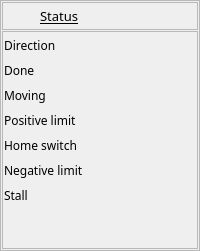
      <widget class="QFrame" name="frame_10">
       <property name="frameShape">
        <enum>QFrame::StyledPanel</enum>
       </property>
       <property name="frameShadow">
        <enum>QFrame::Raised</enum>
       </property>
       <layout class="QVBoxLayout" name="verticalLayout_15">
        <property name="spacing">
         <number>1</number>
        </property>
        <property name="margin">
         <number>1</number>
        </property>
        <item>
         <widget class="QFrame" name="frame_11">
          <property name="sizePolicy">
           <sizepolicy hsizetype="Preferred" vsizetype="Fixed">
            <horstretch>0</horstretch>
            <verstretch>0</verstretch>
           </sizepolicy>
          </property>
          <property name="minimumSize">
           <size>
            <width>0</width>
            <height>24</height>
           </size>
          </property>
          <property name="frameShape">
           <enum>QFrame::StyledPanel</enum>
          </property>
          <property name="frameShadow">
           <enum>QFrame::Raised</enum>
          </property>
          <layout class="QVBoxLayout" name="verticalLayout_18">
           <property name="spacing">
            <number>1</number>
           </property>
           <property name="margin">
            <number>1</number>
           </property>
           <item>
            <layout class="QHBoxLayout" name="horizontalLayout_26">
             <property name="spacing">
              <number>1</number>
             </property>
             <item>
              <widget class="QLabel" name="label_37">
               <property name="sizePolicy">
                <sizepolicy hsizetype="Fixed" vsizetype="Fixed">
                 <horstretch>0</horstretch>
                 <verstretch>0</verstretch>
                </sizepolicy>
               </property>
               <property name="minimumSize">
                <size>
                 <width>80</width>
                 <height>24</height>
                </size>
               </property>
               <property name="font">
                <font>
                 <family>Abyssinica SIL</family>
                 <pointsize>10</pointsize>
                 <underline>true</underline>
                </font>
               </property>
               <property name="text">
                <string>Status</string>
               </property>
              </widget>
             </item>
             <item>
              <spacer name="horizontalSpacer_7">
               <property name="orientation">
                <enum>Qt::Horizontal</enum>
               </property>
               <property name="sizeType">
                <enum>QSizePolicy::Fixed</enum>
               </property>
               <property name="sizeHint" stdset="0">
                <size>
                 <width>40</width>
                 <height>24</height>
                </size>
               </property>
              </spacer>
             </item>
            </layout>
           </item>
          </layout>
         </widget>
        </item>
        <item>
         <widget class="QFrame" name="frame_12">
          <property name="frameShape">
           <enum>QFrame::StyledPanel</enum>
          </property>
          <property name="frameShadow">
           <enum>QFrame::Raised</enum>
          </property>
          <layout class="QVBoxLayout" name="verticalLayout_16">
           <property name="spacing">
            <number>1</number>
           </property>
           <property name="margin">
            <number>1</number>
           </property>
           <item>
            <layout class="QVBoxLayout" name="verticalLayout_19" stretch="3,3,3,3,3,3,0">
             <property name="spacing">
              <number>1</number>
             </property>
             <item>
              <layout class="QHBoxLayout" name="horizontalLayout_12">
               <property name="spacing">
                <number>1</number>
               </property>
               <item>
                <widget class="QLabel" name="label_24">
                 <property name="sizePolicy">
                  <sizepolicy hsizetype="Fixed" vsizetype="Fixed">
                   <horstretch>0</horstretch>
                   <verstretch>0</verstretch>
                  </sizepolicy>
                 </property>
                 <property name="minimumSize">
                  <size>
                   <width>80</width>
                   <height>24</height>
                  </size>
                 </property>
                 <property name="font">
                  <font>
                   <family>Abyssinica SIL</family>
                   <pointsize>9</pointsize>
                  </font>
                 </property>
                 <property name="text">
                  <string>Direction</string>
                 </property>
                </widget>
               </item>
               <item>
                <widget class="QEBitStatus" name="qebitstatus">
                 <property name="numberOfBits">
                  <number>1</number>
                 </property>
                 <property name="variable" stdset="0">
                  <string>$(DMC)$(M).MSTA</string>
                 </property>
                </widget>
               </item>
              </layout>
             </item>
             <item>
              <layout class="QHBoxLayout" name="horizontalLayout_13">
               <property name="spacing">
                <number>1</number>
               </property>
               <item>
                <widget class="QLabel" name="label_25">
                 <property name="sizePolicy">
                  <sizepolicy hsizetype="Fixed" vsizetype="Fixed">
                   <horstretch>0</horstretch>
                   <verstretch>0</verstretch>
                  </sizepolicy>
                 </property>
                 <property name="minimumSize">
                  <size>
                   <width>80</width>
                   <height>24</height>
                  </size>
                 </property>
                 <property name="font">
                  <font>
                   <family>Abyssinica SIL</family>
                   <pointsize>9</pointsize>
                  </font>
                 </property>
                 <property name="text">
                  <string>Done</string>
                 </property>
                </widget>
               </item>
               <item>
                <widget class="QEBitStatus" name="qebitstatus_2">
                 <property name="numberOfBits">
                  <number>1</number>
                 </property>
                 <property name="shift">
                  <number>1</number>
                 </property>
                 <property name="variable" stdset="0">
                  <string>$(DMC)$(M).MSTA</string>
                 </property>
                </widget>
               </item>
              </layout>
             </item>
             <item>
              <layout class="QHBoxLayout" name="horizontalLayout_27">
               <property name="spacing">
                <number>1</number>
               </property>
               <item>
                <widget class="QLabel" name="label_38">
                 <property name="sizePolicy">
                  <sizepolicy hsizetype="Fixed" vsizetype="Fixed">
                   <horstretch>0</horstretch>
                   <verstretch>0</verstretch>
                  </sizepolicy>
                 </property>
                 <property name="minimumSize">
                  <size>
                   <width>80</width>
                   <height>24</height>
                  </size>
                 </property>
                 <property name="font">
                  <font>
                   <family>Abyssinica SIL</family>
                   <pointsize>9</pointsize>
                  </font>
                 </property>
                 <property name="text">
                  <string>Moving</string>
                 </property>
                </widget>
               </item>
               <item>
                <widget class="QEBitStatus" name="qebitstatus_3">
                 <property name="numberOfBits">
                  <number>1</number>
                 </property>
                 <property name="shift">
                  <number>10</number>
                 </property>
                 <property name="variable" stdset="0">
                  <string>$(DMC)$(M).MSTA</string>
                 </property>
                </widget>
               </item>
              </layout>
             </item>
             <item>
              <layout class="QHBoxLayout" name="horizontalLayout_14">
               <property name="spacing">
                <number>1</number>
               </property>
               <item>
                <widget class="QLabel" name="label_26">
                 <property name="sizePolicy">
                  <sizepolicy hsizetype="Fixed" vsizetype="Fixed">
                   <horstretch>0</horstretch>
                   <verstretch>0</verstretch>
                  </sizepolicy>
                 </property>
                 <property name="minimumSize">
                  <size>
                   <width>80</width>
                   <height>24</height>
                  </size>
                 </property>
                 <property name="font">
                  <font>
                   <family>Abyssinica SIL</family>
                   <pointsize>9</pointsize>
                  </font>
                 </property>
                 <property name="text">
                  <string>Positive limit</string>
                 </property>
                </widget>
               </item>
               <item>
                <widget class="QEBitStatus" name="qebitstatus_4">
                 <property name="numberOfBits">
                  <number>1</number>
                 </property>
                 <property name="shift">
                  <number>2</number>
                 </property>
                 <property name="variable" stdset="0">
                  <string>$(DMC)$(M).MSTA</string>
                 </property>
                </widget>
               </item>
              </layout>
             </item>
             <item>
              <layout class="QHBoxLayout" name="horizontalLayout_15">
               <property name="spacing">
                <number>1</number>
               </property>
               <item>
                <widget class="QLabel" name="label_28">
                 <property name="sizePolicy">
                  <sizepolicy hsizetype="Fixed" vsizetype="Fixed">
                   <horstretch>0</horstretch>
                   <verstretch>0</verstretch>
                  </sizepolicy>
                 </property>
                 <property name="minimumSize">
                  <size>
                   <width>80</width>
                   <height>24</height>
                  </size>
                 </property>
                 <property name="font">
                  <font>
                   <family>Abyssinica SIL</family>
                   <pointsize>9</pointsize>
                  </font>
                 </property>
                 <property name="text">
                  <string>Home switch</string>
                 </property>
                </widget>
               </item>
               <item>
                <widget class="QEBitStatus" name="qebitstatus_5">
                 <property name="numberOfBits">
                  <number>1</number>
                 </property>
                 <property name="shift">
                  <number>3</number>
                 </property>
                 <property name="variable" stdset="0">
                  <string>$(DMC)$(M).MSTA</string>
                 </property>
                </widget>
               </item>
              </layout>
             </item>
             <item>
              <layout class="QHBoxLayout" name="horizontalLayout_16">
               <property name="spacing">
                <number>1</number>
               </property>
               <item>
                <widget class="QLabel" name="label_27">
                 <property name="sizePolicy">
                  <sizepolicy hsizetype="Fixed" vsizetype="Fixed">
                   <horstretch>0</horstretch>
                   <verstretch>0</verstretch>
                  </sizepolicy>
                 </property>
                 <property name="minimumSize">
                  <size>
                   <width>80</width>
                   <height>24</height>
                  </size>
                 </property>
                 <property name="font">
                  <font>
                   <family>Abyssinica SIL</family>
                   <pointsize>9</pointsize>
                  </font>
                 </property>
                 <property name="text">
                  <string>Negative limit</string>
                 </property>
                </widget>
               </item>
               <item>
                <widget class="QEBitStatus" name="qebitstatus_6">
                 <property name="numberOfBits">
                  <number>1</number>
                 </property>
                 <property name="shift">
                  <number>13</number>
                 </property>
                 <property name="variable" stdset="0">
                  <string>$(DMC)$(M).MSTA</string>
                 </property>
                </widget>
               </item>
              </layout>
             </item>
             <item>
              <layout class="QHBoxLayout" name="horizontalLayout_19">
               <property name="spacing">
                <number>1</number>
               </property>
               <item>
                <widget class="QLabel" name="label_39">
                 <property name="sizePolicy">
                  <sizepolicy hsizetype="Fixed" vsizetype="Fixed">
                   <horstretch>0</horstretch>
                   <verstretch>0</verstretch>
                  </sizepolicy>
                 </property>
                 <property name="minimumSize">
                  <size>
                   <width>80</width>
                   <height>24</height>
                  </size>
                 </property>
                 <property name="font">
                  <font>
                   <family>Abyssinica SIL</family>
                   <pointsize>9</pointsize>
                  </font>
                 </property>
                 <property name="text">
                  <string>Stall</string>
                 </property>
                </widget>
               </item>
               <item>
                <widget class="QEBitStatus" name="qebitstatus_9">
                 <property name="numberOfBits">
                  <number>1</number>
                 </property>
                 <property name="shift">
                  <number>4</number>
                 </property>
                 <property name="variable" stdset="0">
                  <string>$(DMC)$(M).MSTA</string>
                 </property>
                </widget>
               </item>
              </layout>
             </item>
            </layout>
           </item>
           <item>
            <spacer name="verticalSpacer">
             <property name="orientation">
              <enum>Qt::Vertical</enum>
             </property>
             <property name="sizeHint" stdset="0">
              <size>
               <width>20</width>
               <height>40</height>
              </size>
             </property>
            </spacer>
           </item>
          </layout>
         </widget>
        </item>
       </layout>
      </widget>
